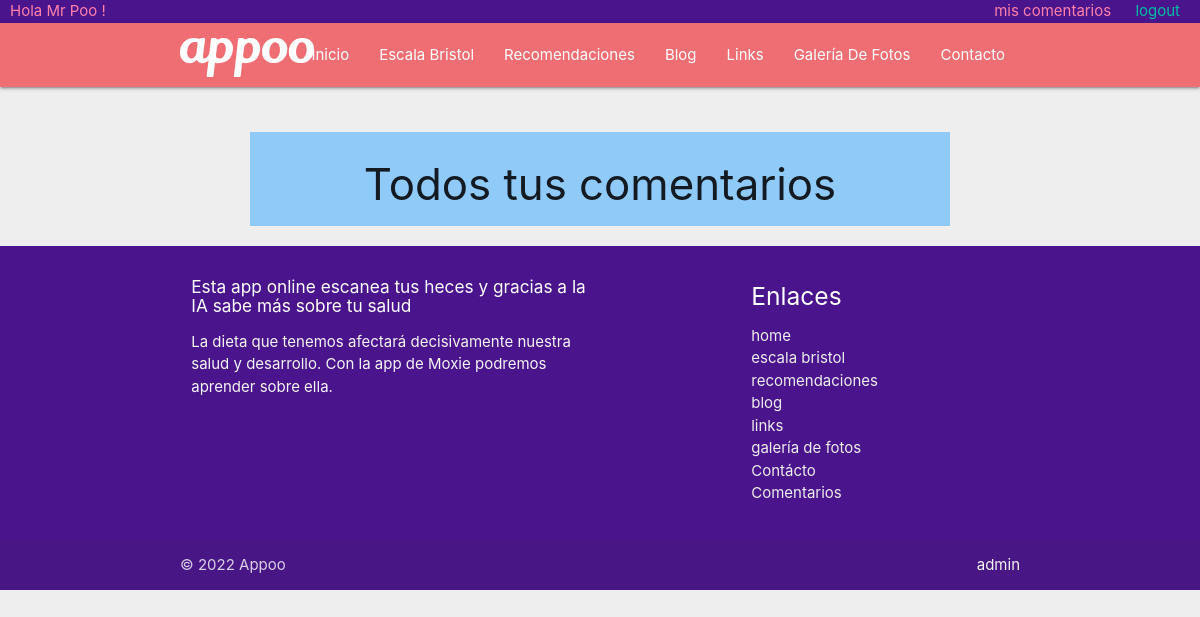
Before: /mymessages (signed in) with the older database file.
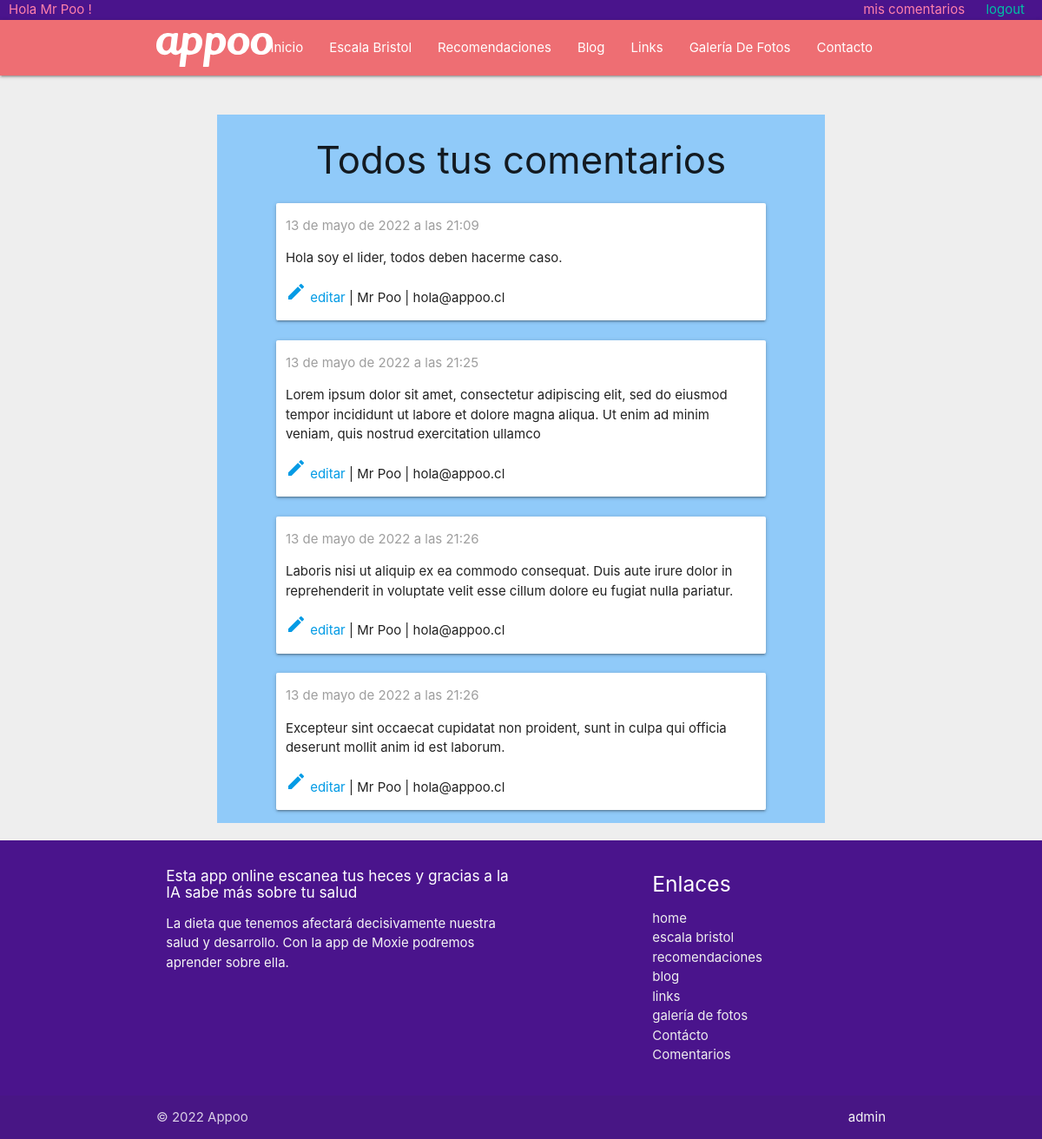
After: the same page with the newer database file.
### web/models.py (models this page shows, shortened)
class Contact(models.Model):
  name = models.CharField(max_length=200)
  sender = models.EmailField()
  subject = models.CharField(max_length=200)
  message = models.TextField()
  cc_myself = models.BooleanField(default=False)
  sending_date = models.DateTimeField(blank=True, null=True)

### web/views.py (the view)
# urls.py: path('mymessages', views.my_messages, name='my_messages'),
@login_required
def my_messages(request):
  email = request.user.email
  my_messages = Contact.objects.filter(sender=email).all().order_by('sending_date')
  return render(request, 'web/my_messages.html', {'my_messages': my_messages})

### web/templates/web/my_messages.html (shortened to what this page needs)
{% extends 'base-main.html' %}
{% load static %}
{% block content %}
<div class="container">
    <div class="row">
        <br><br>
        <div class="col s12 m10 offset-m1 blue lighten-3">
            <h3 class="center">Todos tus comentarios</h3>
            {% for my_message in my_messages %}
            <div class="col s12 m10 offset-m1 card">
                {% if my_message.sending_date %}
                <p id="published" class="grey-text">{{ my_message.sending_date }}</p>
                {% endif %}
                <p>{{my_message.message}}</p>
                <p>
                    <a href={% url 'message_detail' pk=my_message.pk %}>
                        <i class="material-icons">edit</i>
                        editar
                    </a> |
                   <span>{{my_message.name}}</span> |
                   <span>{{my_message.sender}}</span>
            </div>
            {% endfor %}
        </div>
    </div>
</div>
{% endblock %}

Changed rows visible on the page:
added Contact: sending_date "13 de mayo de 2022 a las 21:09", message "Hola soy el lider, todos deben hacerme caso.", name "Mr Poo", sender "hola@appoo.cl"
added Contact: sending_date "13 de mayo de 2022 a las 21:25", message "Lorem ipsum dolor sit amet, consectetur adipiscing elit, sed do eiusmod tempor incididunt ut labore et dolore magna aliqua. Ut enim ad minim veniam, quis nostrud exercitation ullamco", name "Mr Poo", sender "hola@appoo.cl"
added Contact: sending_date "13 de mayo de 2022 a las 21:26", message "Laboris nisi ut aliquip ex ea commodo consequat. Duis aute irure dolor in reprehenderit in voluptate velit esse cillum dolore eu fugiat nulla pariatur.", name "Mr Poo", sender "hola@appoo.cl"
added Contact: sending_date "13 de mayo de 2022 a las 21:26", message "Excepteur sint occaecat cupidatat non proident, sunt in culpa qui officia deserunt mollit anim id est laborum.", name "Mr Poo", sender "hola@appoo.cl"
